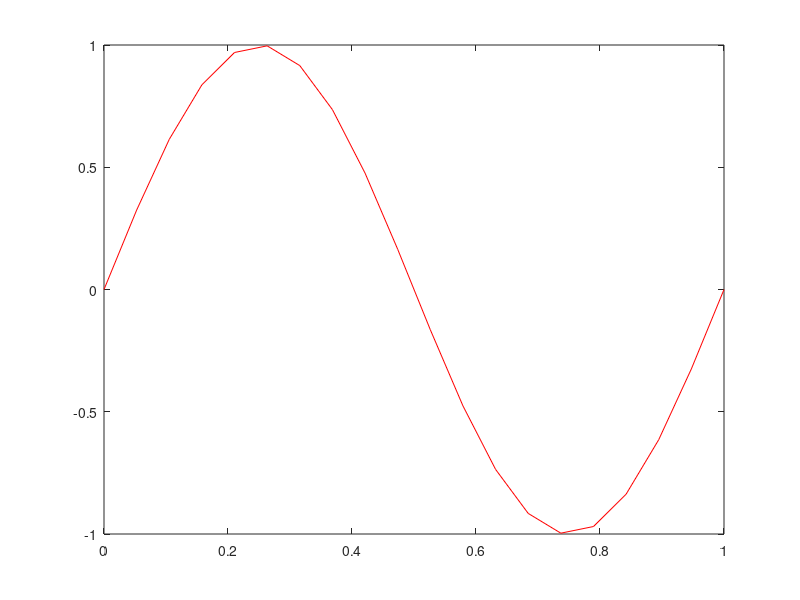

Recreate this plot in MATLAB.
% Regression test function (black blox) for FreeMat v4.0.0
% This function is autogenerated by helpgen.
function bbtest_success = bbtest_polyfit
  bbtest_success = 1;
NumErrors = 0;
try
  x = linspace(0,1,20);

catch
  NumErrors = NumErrors + 1;
end
try
  y = sin(2*pi*x);

catch
  NumErrors = NumErrors + 1;
end
try
  plot(x,y,'r-')

catch
  NumErrors = NumErrors + 1;
end
try
  mprint polyfit1

catch
  NumErrors = NumErrors + 1;
end
if (NumErrors ~= 0) bbtest_success = 0; return; end
NumErrors = 0;
try
  p = polyfit(x,y,3)

catch
  NumErrors = NumErrors + 1;
end
try
  f = polyval(p,x);

catch
  NumErrors = NumErrors + 1;
end
try
  plot(x,y,'r-',x,f,'ko');

catch
  NumErrors = NumErrors + 1;
end
try
  mprint polyfit2

catch
  NumErrors = NumErrors + 1;
end
if (NumErrors ~= 0) bbtest_success = 0; return; end
NumErrors = 0;
try
  p = polyfit(x,y,11)

catch
  NumErrors = NumErrors + 1;
end
try
  f = polyval(p,x);

catch
  NumErrors = NumErrors + 1;
end
try
  plot(x,y,'r-',x,f,'ko');

catch
  NumErrors = NumErrors + 1;
end
try
  mprint polyfit3

catch
  NumErrors = NumErrors + 1;
end
if (NumErrors ~= 0) bbtest_success = 0; return; end
